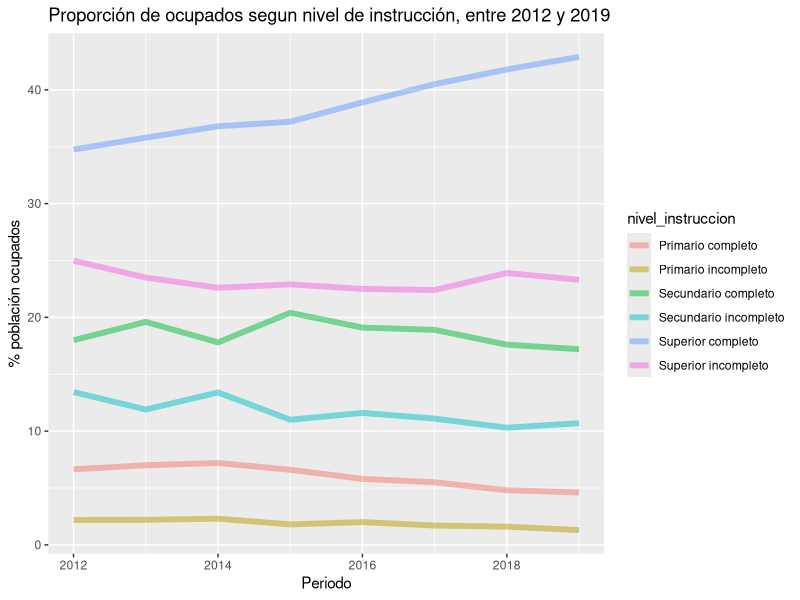
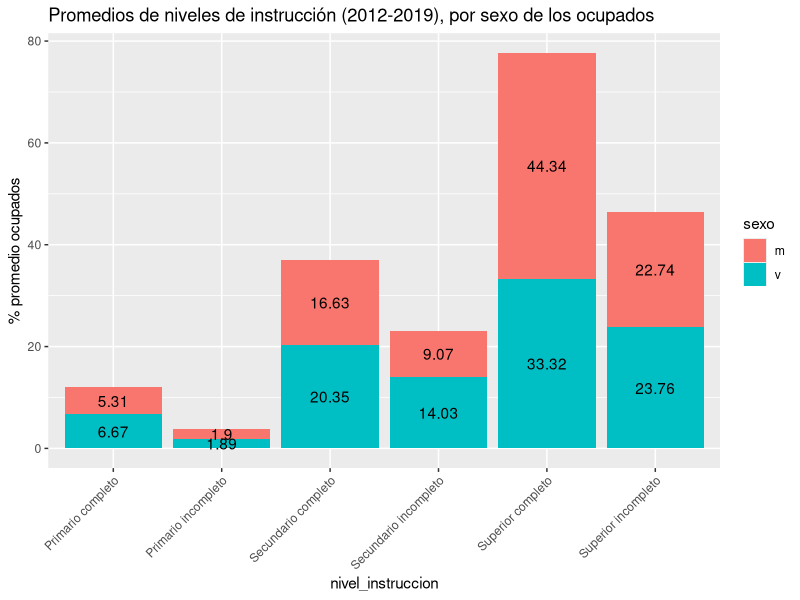
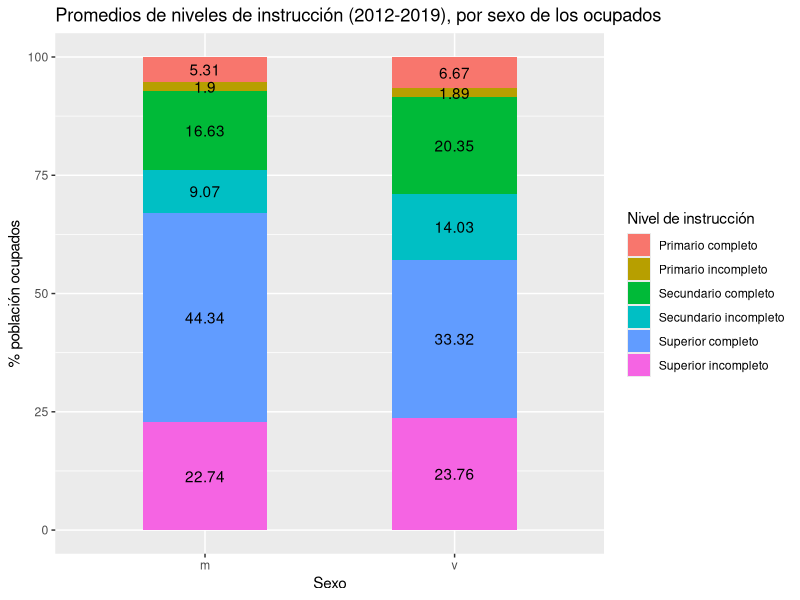
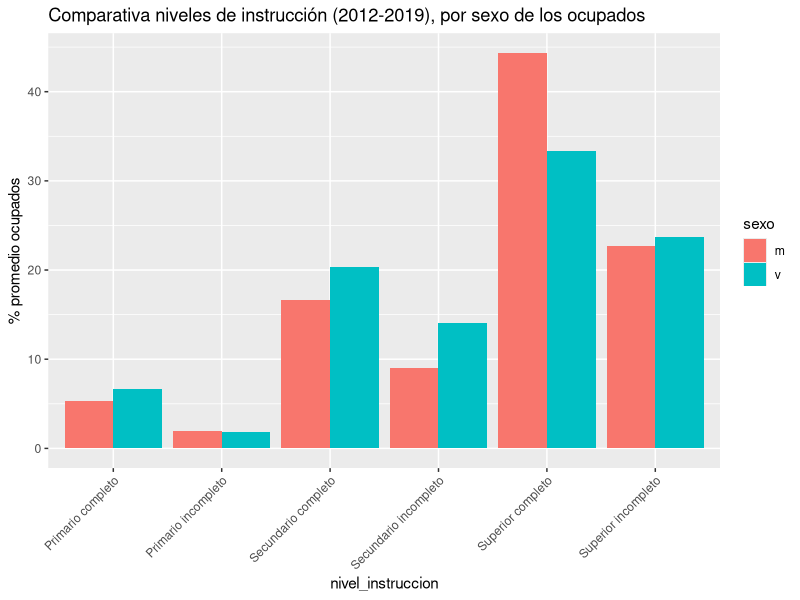

The R script that drew these images, in order:
## ---- chunk 1
knitr::opts_chunk$set(echo = TRUE)
 
# Cargar los paquetes necesarios acá
library(readr)
library(dplyr)
library(ggplot2)
library(tidyr)

## ---- chunk 2

## Lectura de los archivos

nivel_educativo_sexo_anio <- read_csv("datos/max_neduc_ocup_sexo__annio__n_instruc_limpio.csv")

## ---- chunk 3
head(nivel_educativo_sexo_anio,10)
## ---- chunk 4

## Exploración de los datos

#verificar tipo de datos data.frame
class(nivel_educativo_sexo_anio)

# nombres de las variables
names(nivel_educativo_sexo_anio)

#tipo de dato de las variables
str(nivel_educativo_sexo_anio)

#ver cantidad de filas (observaciones) y columnas (variables)

nrow(nivel_educativo_sexo_anio)
ncol(nivel_educativo_sexo_anio)


## ---- chunk 5
#verificamos que no haya valores nulos en el data.frame

any(is.na(nivel_educativo_sexo_anio$anio)) &
any(is.na(nivel_educativo_sexo_anio$sexo)) &
any(is.na(nivel_educativo_sexo_anio$nivel_instruccion)) &
any(is.na(nivel_educativo_sexo_anio$porc_poblacion))

## ---- chunk 6
#verificamos que todos los valores sean positivos en la columna porcentaje

filter(nivel_educativo_sexo_anio,porc_poblacion<0)


## ---- chunk 7

nivel_educativo_sexo_anio<-nivel_educativo_sexo_anio |> 
  mutate(porcentaje_poblacion = round(porc_poblacion,2))

## ---- chunk 8
nivel_educativo_sexo_anio |> 
  filter(sexo=='m' |sexo=='v') |>
  group_by(sexo, nivel_instruccion) |> 
  summarise(porcentaje_poblacion_media = mean(porcentaje_poblacion),porcentaje_poblacion_sd = sd(porcentaje_poblacion))


## ---- chunk 9

nivel_educativo_sexo_anio |> 
  filter(sexo=='m' |sexo=='v') |>
  group_by(sexo, nivel_instruccion) |> 
  summarise(porcentaje_poblacion_max = max(porcentaje_poblacion,na.rm=TRUE),porcentaje_poblacion_min = min(porcentaje_poblacion,na.rm=TRUE), rango=max(porcentaje_poblacion,na.rm=TRUE)-min(porcentaje_poblacion,na.rm=TRUE))
            

## ---- chunk 10

nivel_educativo_sexo_anio|>
  filter(sexo=="TOTAL")|>
  ggplot(aes(anio,porc_poblacion))+
  geom_line(aes(group=nivel_instruccion,color=nivel_instruccion), size=2,alpha = 0.5)+
   labs(title = "Proporción de ocupados segun nivel de instrucción, entre 2012 y 2019",
        x = "Periodo", 
        y = "% población ocupados")

## ---- chunk 11
  nivel_educativo_sexo_anio|>
  filter(sexo != "TOTAL")|>
  group_by(nivel_instruccion, sexo)|>
    summarise(promedio_poblacion = round(mean(porc_poblacion),2))|>
  spread(sexo,promedio_poblacion) |> rename(Mujer=m,Varon=v) 

## ---- chunk 12
nivel_educativo_sexo_anio|>
  filter(sexo != "TOTAL")|>
  group_by(nivel_instruccion, sexo)|>
    summarise(promedio_poblacion = round(mean(porc_poblacion),2))|>
  ggplot(aes(nivel_instruccion , promedio_poblacion , fill=sexo))+
  geom_col(position = "stack")+
  geom_text(aes(label = promedio_poblacion, group = factor(sexo)), position = position_stack(0.5))+
    labs(title = "Promedios de niveles de instrucción (2012-2019), por sexo de los ocupados", y="% promedio ocupados")+
  theme(axis.text.x = element_text(angle = 45, vjust = 1, hjust=1))


## ---- chunk 13

nivel_educativo_sexo_anio|>
  filter(sexo != "TOTAL")|>
  group_by(nivel_instruccion, sexo)|>
  summarise(promedio_poblacion = round(mean(porc_poblacion),2))|>
  ggplot(aes(sexo, promedio_poblacion))+
  geom_col(aes(width = 0.5, fill = factor(nivel_instruccion)))+
  geom_text(aes(label = promedio_poblacion, group = factor(nivel_instruccion)), position = position_stack(0.5))+
  scale_fill_discrete(name = "Nivel de instrucción")+
  labs(title = "Promedios de niveles de instrucción (2012-2019), por sexo de los ocupados", 
       x = "Sexo", 
       y="% población ocupados")

## ---- chunk 14
nivel_educativo_sexo_anio|>
  filter(sexo != "TOTAL")|>
  group_by(nivel_instruccion, sexo)|>
  summarise(promedio_poblacion = round(mean(porc_poblacion),2))|>
  ggplot() +  
  geom_bar(aes(x = nivel_instruccion, y = promedio_poblacion, fill = sexo),
           stat = 'identity', position = 'dodge')+
  labs(title = "Comparativa niveles de instrucción (2012-2019), por sexo de los ocupados", y="% promedio ocupados")+
  theme(axis.text.x = element_text(angle = 45, vjust = 1, hjust=1))
